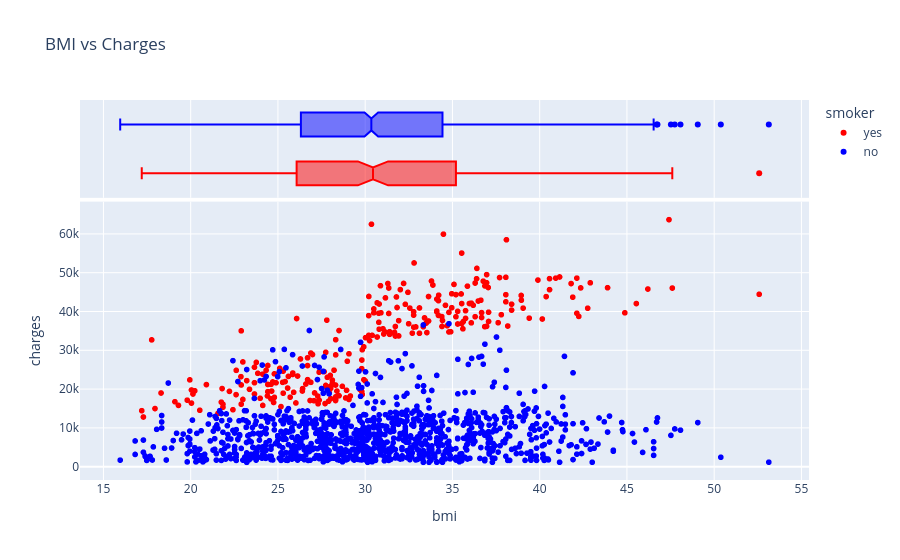

Notebook cell for this chart:
### Markdown cell above
BMI vs Charges

### Code cell
fig=px.scatter(insurance,x='bmi',y='charges',marginal_x='box',color='smoker',color_discrete_map={'yes':'red','no':'blue'},title='BMI vs Charges')
fig

### Figure 1 — Plotly figure (JSON) as saved in the notebook; plotly's stock layout.template omitted (floating-point values rounded to 4 significant figures; data arrays with more than 128 entries replaced by an {"elided": "..."} marker saying what was removed)
{"data": [{"hovertemplate": "smoker=yes<br>bmi=%{x}<br>charges=%{y}<extra></extra>", "legendgroup": "yes", "marker": {"color": "red", "symbol": "circle"}, "mode": "markers", "name": "yes", "showlegend": true, "type": "scattergl", "x": {"elided": "274 float values"}, "xaxis": "x", "y": {"elided": "274 float values"}, "yaxis": "y"}, {"alignmentgroup": "True", "hovertemplate": "smoker=yes<br>bmi=%{x}<extra></extra>", "legendgroup": "yes", "marker": {"color": "red", "symbol": "circle"}, "name": "yes", "notched": true, "offsetgroup": "yes", "showlegend": false, "type": "box", "x": {"elided": "274 float values"}, "xaxis": "x2", "yaxis": "y2"}, {"hovertemplate": "smoker=no<br>bmi=%{x}<br>charges=%{y}<extra></extra>", "legendgroup": "no", "marker": {"color": "blue", "symbol": "circle"}, "mode": "markers", "name": "no", "showlegend": true, "type": "scattergl", "x": {"elided": "1064 float values"}, "xaxis": "x", "y": {"elided": "1064 float values"}, "yaxis": "y"}, {"alignmentgroup": "True", "hovertemplate": "smoker=no<br>bmi=%{x}<extra></extra>", "legendgroup": "no", "marker": {"color": "blue", "symbol": "circle"}, "name": "no", "notched": true, "offsetgroup": "no", "showlegend": false, "type": "box", "x": {"elided": "1064 float values"}, "xaxis": "x2", "yaxis": "y2"}], "layout": {"legend": {"title": {"text": "smoker"}, "tracegroupgap": 0}, "title": {"text": "BMI vs Charges"}, "xaxis": {"anchor": "y", "domain": [0, 1], "title": {"text": "bmi"}}, "xaxis2": {"anchor": "y2", "domain": [0, 1], "matches": "x", "showgrid": true, "showticklabels": false}, "yaxis": {"anchor": "x", "domain": [0, 0.7326], "title": {"text": "charges"}}, "yaxis2": {"anchor": "x2", "domain": [0.7426, 1], "matches": "y2", "showgrid": false, "showline": false, "showticklabels": false, "ticks": ""}}}
